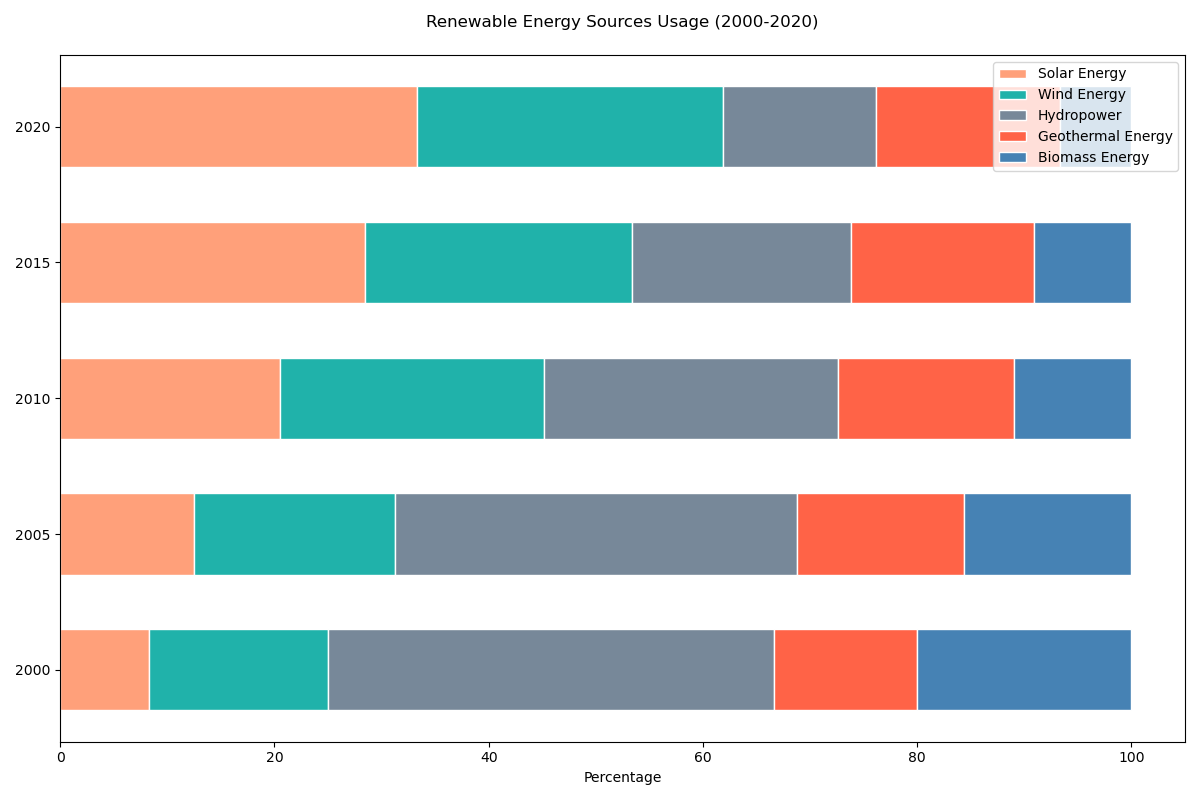

Generate this figure with Python:
import matplotlib.pyplot as plt
import numpy as np

# Data for the chart
labels = ['2000', '2005', '2010', '2015', '2020']
solar = np.array([5, 8, 15, 25, 35])
wind = np.array([10, 12, 18, 22, 30])
hydropower = np.array([25, 24, 20, 18, 15])
geothermal = np.array([8, 10, 12, 15, 18])
biomass = np.array([12, 10, 8, 8, 7])

# Calculating percentage for stacked bar chart
total = solar + wind + hydropower + geothermal + biomass
solar_perc = solar / total * 100
wind_perc = wind / total * 100
hydropower_perc = hydropower / total * 100
geothermal_perc = geothermal / total * 100
biomass_perc = biomass / total * 100

# Plotting the data
fig, ax = plt.subplots(figsize=(12, 8))

bar_width = 0.6

bar1 = ax.barh(labels, solar_perc, color='#FFA07A', edgecolor='white', height=bar_width)
bar2 = ax.barh(labels, wind_perc, left=solar_perc, color='#20B2AA', edgecolor='white', height=bar_width)
bar3 = ax.barh(labels, hydropower_perc, left=solar_perc + wind_perc, color='#778899', edgecolor='white', height=bar_width)
bar4 = ax.barh(labels, geothermal_perc, left=solar_perc + wind_perc + hydropower_perc, color='#FF6347', edgecolor='white', height=bar_width)
bar5 = ax.barh(labels, biomass_perc, left=solar_perc + wind_perc + hydropower_perc + geothermal_perc, color='#4682B4', edgecolor='white', height=bar_width)

# Adding labels and title
ax.set_xlabel('Percentage')
ax.set_title('Renewable Energy Sources Usage (2000-2020)', pad=20)

# Adding legend
ax.legend((bar1, bar2, bar3, bar4, bar5), ('Solar Energy', 'Wind Energy', 'Hydropower', 'Geothermal Energy', 'Biomass Energy'), loc='upper right')

# Display the plot
plt.tight_layout()
plt.show()
